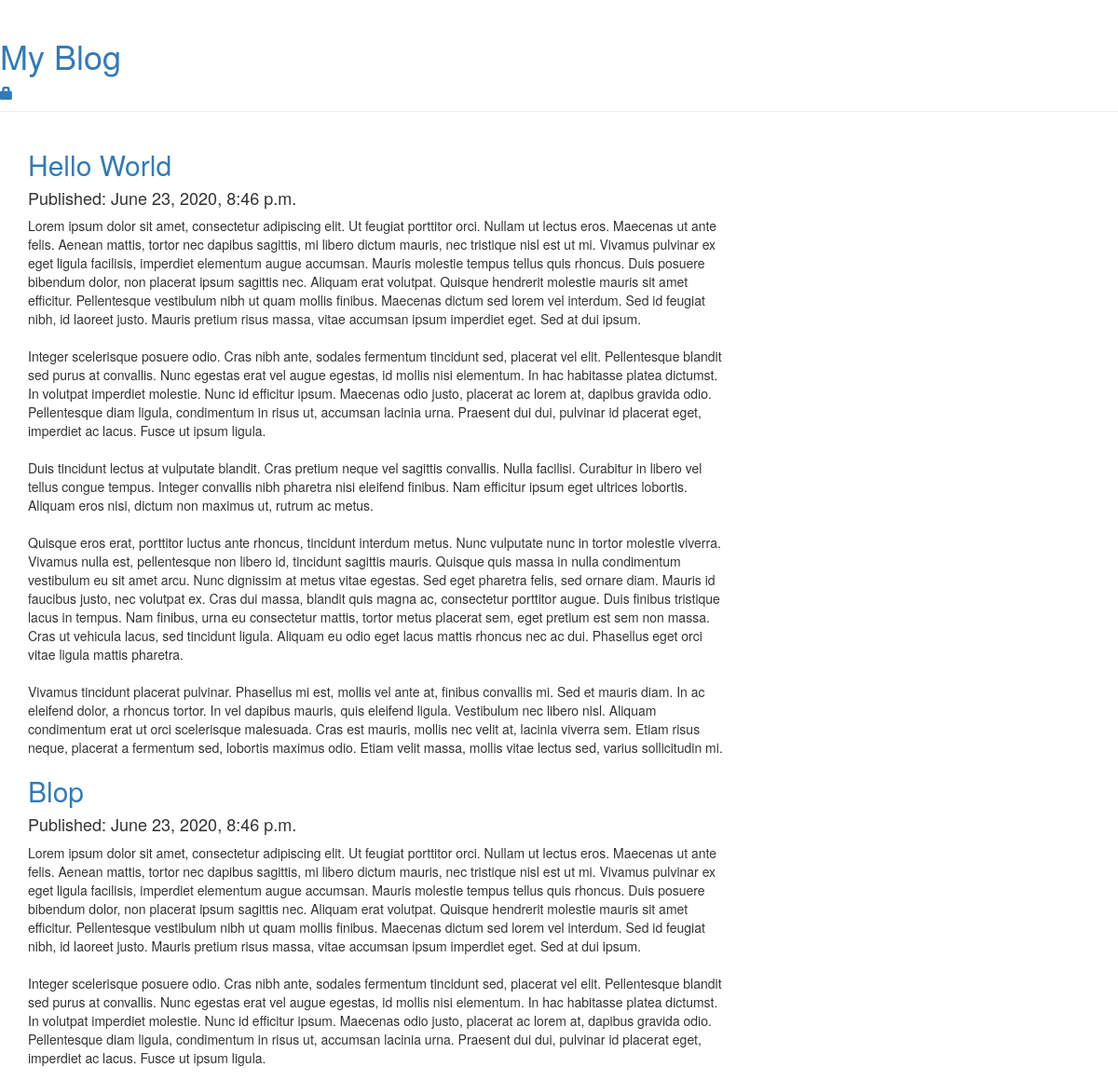
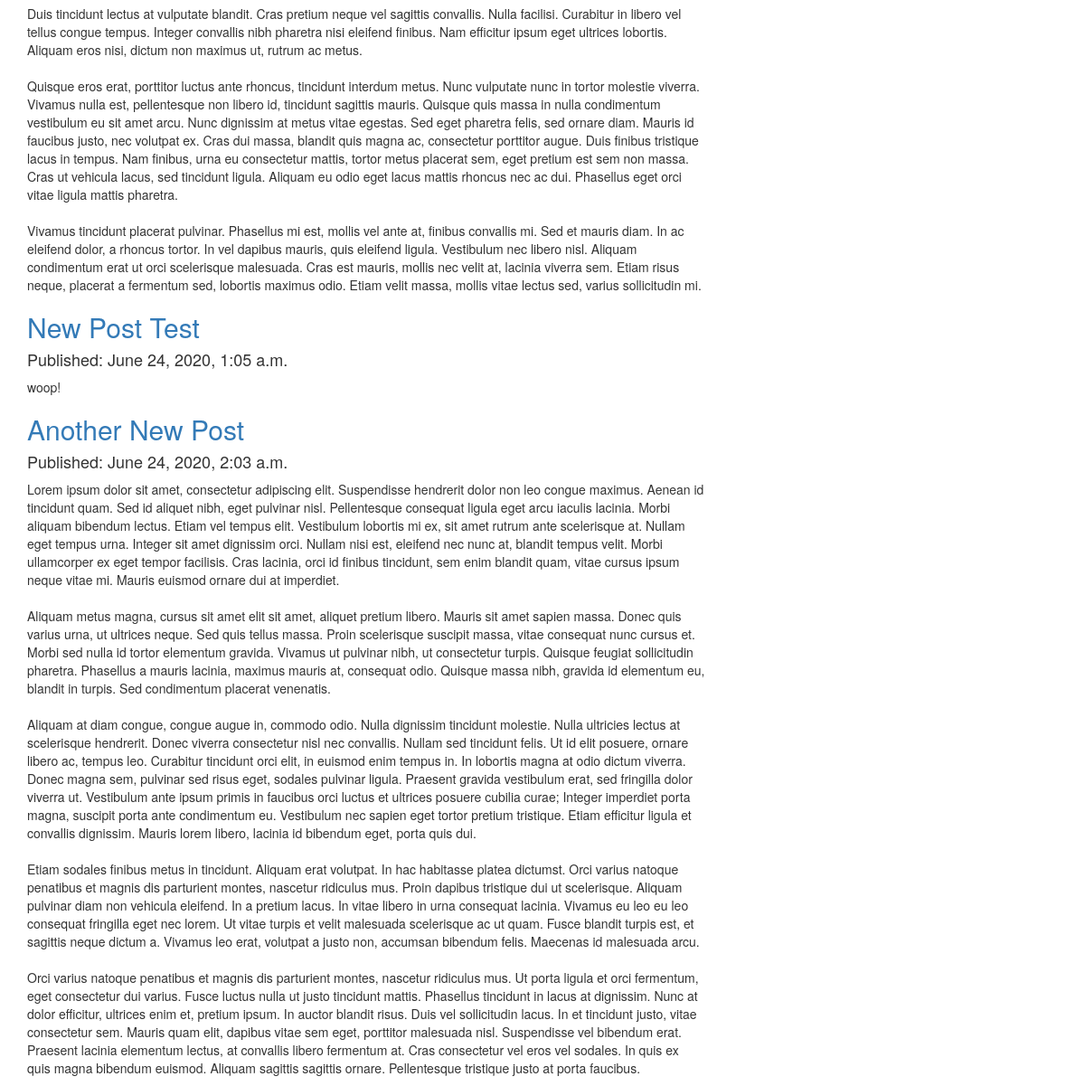
The page / on the database its author committed (2 pictures, top to bottom).
### blog/models.py (models this page shows, shortened)
class Post(models.Model):
    author = models.ForeignKey(settings.AUTH_USER_MODEL, on_delete=models.CASCADE)
    title = models.CharField(max_length=200)
    text = models.TextField()
    created_date = models.DateTimeField(default=timezone.now)
    published_date = models.DateTimeField(blank=True, null=True)

### blog/views.py (the view)
# urls.py: path('', views.post_list, name='post_list'),
def post_list(request):
    posts = Post.objects.filter(published_date__lte=timezone.now()).order_by('published_date')
    return render(request, 'blog/post_list.html', {'posts': posts})

### blog/templates/blog/post_list.html
{% extends 'blog/base.html' %}
{% block content %}
    {% for post in posts %}
        <div>
            <h2><a href="{% url 'post_detail' pk=post.pk %}">{{ post.title }}</a></h2>
            <h4>Published: {{ post.published_date }}</h4>
            <p>{{ post.text|linebreaksbr }}</p>
        </div>
    {% endfor %}
{% endblock %}

### blog/static/css/blog.css (style rules this page uses)
h2 { color: blueviolet; }

### rows shown on the page
Post: title "Hello World", published_date "June 23, 2020, 8:46 p.m.", text "Lorem ipsum dolor sit amet, consectetur adipiscing elit. Ut feugiat porttitor orci. Nullam ut lectus eros. Maecenas ut ante felis. Aenean mattis, tortor nec dapibus sagittis, mi libero dictum mauris, nec tristique nisl est ut mi. Vivamus pulvinar ex eget ligula facilisis, imperdiet elementum augue accumsan. Mauris molestie tempus tellus quis rhoncus. Duis posuere bibendum dolor, non placerat ipsum sagittis nec. Aliquam erat volutpat. Quisque hendrerit molestie mauris sit amet efficitur. Pellentesque vestibulum nibh ut quam mollis finibus. Maecenas dictum sed lorem vel interdum. Sed id feugiat nibh, id laoreet justo. Mauris pretium risus massa, vitae accumsan ipsum imperdiet eget. Sed at dui…"
Post: title "Blop", published_date "June 23, 2020, 8:46 p.m.", text "Lorem ipsum dolor sit amet, consectetur adipiscing elit. Ut feugiat porttitor orci. Nullam ut lectus eros. Maecenas ut ante felis. Aenean mattis, tortor nec dapibus sagittis, mi libero dictum mauris, nec tristique nisl est ut mi. Vivamus pulvinar ex eget ligula facilisis, imperdiet elementum augue accumsan. Mauris molestie tempus tellus quis rhoncus. Duis posuere bibendum dolor, non placerat ipsum sagittis nec. Aliquam erat volutpat. Quisque hendrerit molestie mauris sit amet efficitur. Pellentesque vestibulum nibh ut quam mollis finibus. Maecenas dictum sed lorem vel interdum. Sed id feugiat nibh, id laoreet justo. Mauris pretium risus massa, vitae accumsan ipsum imperdiet eget. Sed at dui…"
Post: title "New Post Test", published_date "June 24, 2020, 1:05 a.m.", text "woop!"
Post: title "Another New Post", published_date "June 24, 2020, 2:03 a.m.", text "Lorem ipsum dolor sit amet, consectetur adipiscing elit. Suspendisse hendrerit dolor non leo congue maximus. Aenean id tincidunt quam. Sed id aliquet nibh, eget pulvinar nisl. Pellentesque consequat ligula eget arcu iaculis lacinia. Morbi aliquam bibendum lectus. Etiam vel tempus elit. Vestibulum lobortis mi ex, sit amet rutrum ante scelerisque at. Nullam eget tempus urna. Integer sit amet dignissim orci. Nullam nisi est, eleifend nec nunc at, blandit tempus velit. Morbi ullamcorper ex eget tempor facilisis. Cras lacinia, orci id finibus tincidunt, sem enim blandit quam, vitae cursus ipsum neque vitae mi. Mauris euismod ornare dui at imperdiet. Aliquam metus magna, cursus sit amet elit sit…"
